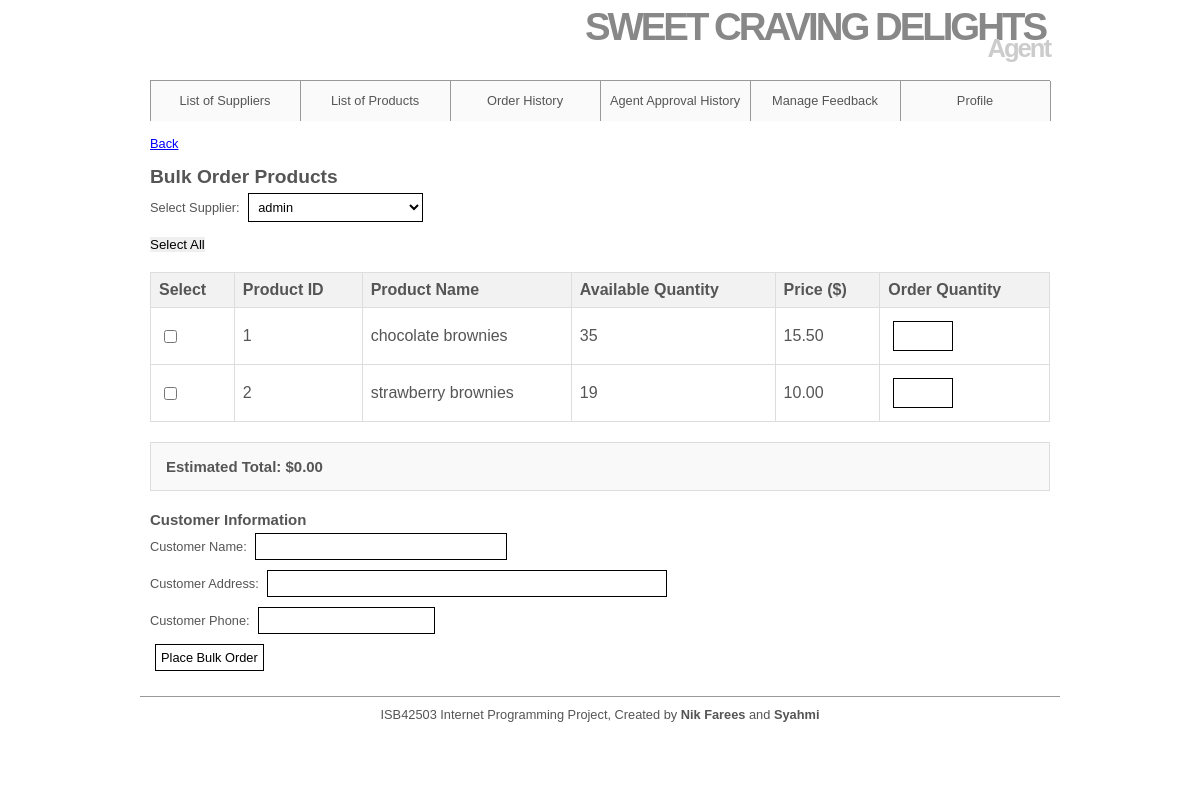
The page /Agent/bulkOrder.php?supplier_id=1 (signed in) on the database its author committed.
### tables this page shows
CREATE TABLE `products` (
  `product_id` mediumint(8) UNSIGNED NOT NULL,
  `supplier_id` mediumint(8) UNSIGNED NOT NULL,
  `productName` varchar(50) NOT NULL,
  `productPrice` decimal(4,2) NOT NULL,
  `productQuantity` int(10) UNSIGNED NOT NULL
);

### Agent/bulkOrder.php (the view, shortened to what this page needs)
<html>
<head>
</head>
<body>
    <?php
    global $dbc;
    $agent_id = $_SESSION['agent_id'];
    $selected_supplier_id = isset($_GET['supplier_id']) ? $_GET['supplier_id'] : '';
    ?>
    <br />
    <p><a href="listofProducts.php" style="color: blue; text-decoration: underline;">Back</a></p><br />
    <h2>Bulk Order Products</h2>
    <form action="bulkOrder.php" method="post">
        <p>
            <label for="supplier_id">Select Supplier:</label>
            <select id="supplier_id" name="supplier_id" onchange="loadProducts()">
                <?php
                $supplier_query = "SELECT DISTINCT s.supplier_id, s.supplierName
                                  FROM suppliers s
                                  INNER JOIN agents_approval aa ON s.supplier_id = aa.supplier_id
                                  WHERE aa.agent_id = '$agent_id' AND aa.approval_status = 'approved'
                                  ORDER BY s.supplierName";
                $supplier_result = mysqli_query($dbc, $supplier_query);
                if ($supplier_result) {
                    while ($supplier_row = mysqli_fetch_assoc($supplier_result)) {
                        $selected = ($supplier_row['supplier_id'] == $selected_supplier_id) ? 'selected' : '';
                        echo '<option value="' . $supplier_row['supplier_id'] . '" ' . $selected . '>' .
                            $supplier_row['supplierName'] . '</option>';
                    }
                }
                ?>
            </select>
        </p>
        <?php if ($selected_supplier_id): ?>
            <div class="bulk-controls">
                <button type="button" id="selectAllBtn" onclick="selectAllProducts()">Select All</button>
            </div>
            <table class="product-table">
                <thead>
                    <tr>
                        <th>Select</th>
                        <th>Product ID</th>
                        <th>Product Name</th>
                        <th>Available Quantity</th>
                        <th>Price ($)</th>
                        <th>Order Quantity</th>
                    </tr>
                </thead>
                <tbody>
                    <?php
                    $product_query = "SELECT p.product_id, p.productName, p.productQuantity, p.productPrice
                                 FROM products p
                                 WHERE p.supplier_id = '$selected_supplier_id'
                                 ORDER BY p.productName";
                    $product_result = mysqli_query($dbc, $product_query);
                    if ($product_result && mysqli_num_rows($product_result) > 0) {
                        while ($product_row = mysqli_fetch_assoc($product_result)) {
                            echo '<tr>';
                            echo '<td><input type="checkbox" name="selected_products[]" value="' . $product_row['product_id'] . '" onchange="calculateTotal()"></td>';
                            echo '<td>' . $product_row['product_id'] . '</td>';
                            echo '<td>' . $product_row['productName'] . '</td>';
                            echo '<td>' . $product_row['productQuantity'] . '</td>';
                            echo '<td class="product-price">' . number_format($product_row['productPrice'], 2) . '</td>';
                            echo '<td><input type="number" class="quantity-input" name="quantities[' . $product_row['product_id'] . ']" min="1" max="' . $product_row['productQuantity'] . '" onchange="calculateTotal()"></td>';
                            echo '</tr>';
                        }
                    } else {
                        echo '<tr><td colspan="6">No products found for this supplier.</td></tr>';
                    }
                    ?>
                </tbody>
            </table>
            <div class="total-section">
                <h3>Estimated Total: $<span id="totalAmount">0.00</span></h3>
            </div>
            <h3>Customer Information</h3>
            <p><label for="custName">Customer Name</label>:
                <input type="text" id="custName" name="custName" size="30" maxlength="100"
                    value="<?php if (isset($_POST['custName'])) echo $_POST['custName']; ?>" required />
            </p>
            <p><label for="custAddress">Customer Address</label>:
                <input type="text" id="custAddress" name="custAddress" size="50" maxlength="200"
                    value="<?php if (isset($_POST['custAddress'])) echo $_POST['custAddress']; ?>" required />
            </p>
            <p><label for="custPhone">Customer Phone</label>:
                <input type="text" id="custPhone" name="custPhone" size="20" maxlength="20"
                    value="<?php if (isset($_POST['custPhone'])) echo $_POST['custPhone']; ?>" required />
            </p>
            <p><input type="submit" name="submit" value="Place Bulk Order" /></p>
        <?php endif; ?>
    </form>
</body>
</html>

### includes/styleAgent.css (style rules this page uses)
* { border: 0; margin: 0; padding: 0; }
a { color: #777; text-decoration: none; }
body { background: #ffffff; color: #555; font: 0.8em Arial, Helvetica, "bitstream vera sans", sans-serif; }
#header { border-bottom: 1px solid #999; height: 80px; margin: 0 auto; width: 900px; }
#header h1 { color: #888; font-size: 300%; letter-spacing: -3px; text-align: right; padding: 5px; margin-bottom: -20px; }
#header h2 { color: #CCC; font-size: 200%; letter-spacing: -2px; text-align: right; }
#navigation { background: #fafafa; border-right: 1px solid #999; margin: 0 auto; width: 900px; height: 40px; list-style: none; }
#navigation li { border-left: 1px solid #999; float: left; width: 149px; list-style: none; }
#navigation a { color: #555; display: block; line-height: 40px; text-align: center; }
#content { height: auto; margin: 0 auto; padding: 0 0 20px; width: 900px; }
table { border-collapse: collapse; width: 100%; }
th, td { border: 1px solid #000; padding: 8px; text-align: left; }
th { background-color: #f2f2f2; font-weight: bold; }
#footer { border-top: 1px solid #999; height: 50px; margin: 0 auto; padding: 10px; text-align: center; width: 900px; }
input, select, .input { padding: 5px; margin: 5px; font-size: 1em; background: #FFFFFF; border: 1px solid #000; }

### Agent/bulkOrder.php (style rules this page uses)
.product-table { width: 100%; border-collapse: collapse; margin: 20px 0; }
.product-table th, .product-table td { border: 1px solid #ddd; padding: 8px; text-align: left; }
.product-table th { background-color: #f2f2f2; }
.quantity-input { width: 60px; }
.total-section { background-color: #f9f9f9; padding: 15px; margin: 20px 0; border: 1px solid #ddd; }
.bulk-controls { margin: 10px 0; }

### rows shown on the page
products: product_id "1", productName "chocolate brownies", productQuantity "35", productPrice "15.50"
products: product_id "2", productName "strawberry brownies", productQuantity "19", productPrice "10.00"

### other values the page prints
form field supplier_id "admin"
